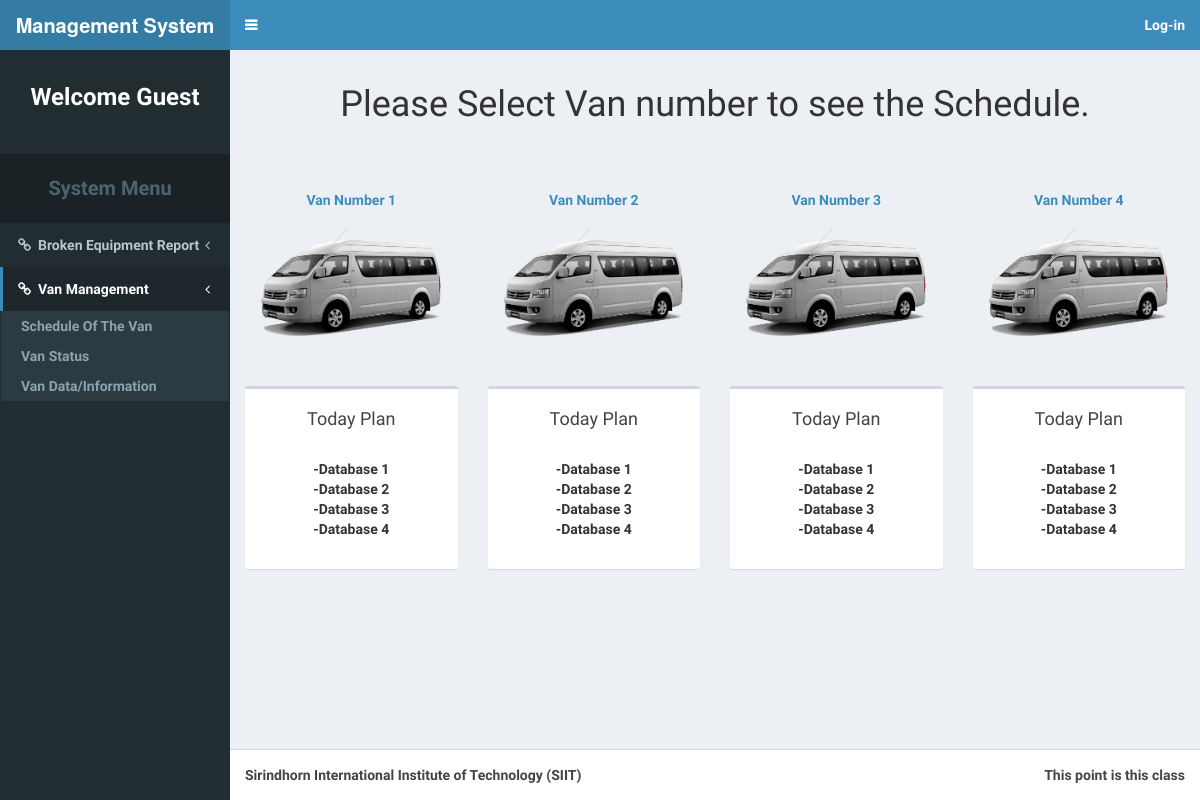
/vanindex.php, run on the app's committed database.
### tables this page shows
CREATE TABLE `van` (
  `van_no` int(11) NOT NULL AUTO_INCREMENT,
  `location` varchar(255) NOT NULL DEFAULT 'Rangsit',
  `status` varchar(255) NOT NULL DEFAULT 'Free',
  `driver_no` int(11) NOT NULL COMMENT 'driver_no = memer_no (membr table)',
  `current_location` varchar(255) NOT NULL DEFAULT 'Rangsit',
  `request_by` varchar(255) NOT NULL DEFAULT 'No requested',
  `van_license_plate` varchar(50) DEFAULT NULL,
  PRIMARY KEY (`van_no`)
);

### vanindex.php (the view, shortened to what this page needs)
<!DOCTYPE html>
<?php
require_once('connect.php');
?>
<html>
<head>
  <link rel="stylesheet" href="bootstrap/css/bootstrap.css">
  <link rel="stylesheet" href="https://cdnjs.cloudflare.com/ajax/libs/font-awesome/4.5.0/css/font-awesome.min.css">
  <link rel="stylesheet" href="https://cdnjs.cloudflare.com/ajax/libs/ionicons/2.0.1/css/ionicons.min.css">
  <link rel="stylesheet" href="dist/css/AdminLTE.css">
  <link rel="stylesheet" href="dist/css/skins/skin-blue.css">
</head>
<body class="hold-transition skin-blue sidebar-mini">
<div class="wrapper">
  <header class="main-header">
    <a href="/Senior_Project" class="logo">
      <span class="logo-lg"><b>Management System<b></span>
    </a>
    <nav class="navbar navbar-static-top" role="navigation">
      <a href="#" class="sidebar-toggle" data-toggle="offcanvas" role="button">
      </a>
      <div class="navbar-custom-menu">
        <ul class="nav navbar-nav">
          <?php
            if(isset($_SESSION['tier'])){
          ?>
          <li class="dropdown notifications-menu">
          <a href="#" class="dropdown-toggle" data-toggle="dropdown">
            <i class="fa fa-bell-o"></i>
            <span class="label label-warning">1</span>
          </a>
          <ul class="dropdown-menu">
            <li class="header">You 1 Work to do</li>
              <li>
                <ul class="menu">
                  <li>
                    <a href="#">
                      <i class="fa fa-users text-aqua"></i> The broken quip @SIIT
                    </a>
                  </li>
                </ul>
              </li>
              <li class="footer"><a href="#">View all</a></li>
            </ul>
          </li>
          <?php
            if($_SESSION['tier'] == 'Admin'){
          ?>
          <li class="dropdown user user-menu">
            <a href="#" class="dropdown-toggle" data-toggle="dropdown">
              <img src="dist/img/user2-160x160.gif" class="user-image" alt="User Image">
              <span class="hidden-xs">Name Surname</span>
            </a>
            <ul class="dropdown-menu">
              <li class="user-header">
                <img src="dist/img/user2-160x160.gif" class="img-circle" alt="User Image">
                <p>
                  Name Surname - Ground Division Member
                  <small>Member since Nov. 2012</small>
                </p>
              </li>
              <li class="user-body">
                <div class="row">
                  <div class="col-xs-4 text-center">
                    <a href="member.php?mode=0">History</a>
                  </div>
                  <div class="col-xs-4 text-center">
                    <a href="member.php?mode=1">Request</a>
                  </div>
                  <div class="col-xs-4 text-center">
                    <a href="member.php?mode=2">Confirm</a>
                  </div>
                </div>
              </li>
              <li class="user-footer">
                <div class="pull-left">
                  <form action="profile.php" method="post">
                    <input type="submit" class="btn btn-default btn-flat" value="Profile" />
                      <input type="hidden" name="full_name" value=<?php echo $_SESSION['fname']; ?> >
                      <input type="hidden" name="username" value=<?php echo $_SESSION['user_name']; ?> >
                      <input type="hidden" name="password" value=<?php echo $_SESSION['user_pass']; ?> >
                      <input type="hidden" name="email" value=<?php echo $_SESSION['e_mail']; ?> >
                      <input type="hidden" name="user_tier" value=<?php echo $_SESSION['tier']; ?> >
                  </form>
                </div>
                <div class="pull-right">
                  <a href="logout.php" class="btn btn-default btn-flat">Log Out</a>
                </div>
              </li>
            </ul>
          </li>
          <?php
            }
            else{
          ?>
          <li class="dropdown user user-menu">
            <a href="#" class="dropdown-toggle" data-toggle="dropdown">
              <img src="dist/img/user2-160x160.gif" class="user-image" alt="User Image">
              <span class="hidden-xs"><?php echo $_SESSION['fname']; ?></span>
            </a>
            <ul class="dropdown-menu">
              <li class="user-header">
                <img src="dist/img/user2-160x160.gif" class="img-circle" alt="User Image">
                <p>
                  <?php echo $_SESSION['fname']; ?> - SIIT Student
                  <small>Member since Nov. 2015</small>
                </p>
              </li>
              <li class="user-body">
                <div class="row">
                  <div class="col-xs-6 text-center">
                    <a href="member.php?mode=0">History</a>
                  </div>
                  <div class="col-xs-6 text-center">
                    <a href="member.php?mode=1">Request</a>
                  </div>
                </div>
              </li>
              <li class="user-footer">
                <div class="pull-left">
                  <form action="profile.php" method="post">
                    <input type="submit" class="btn btn-default btn-flat" value="Profile" />
                      <input type="hidden" name="full_name" value=<?php echo $_SESSION['fname']; ?> >
                      <input type="hidden" name="username" value=<?php echo $_SESSION['user_name']; ?> >
                      <input type="hidden" name="password" value=<?php echo $_SESSION['user_pass']; ?> >
                      <input type="hidden" name="email" value=<?php echo $_SESSION['e_mail']; ?> >
                      <input type="hidden" name="user_tier" value=<?php echo $_SESSION['tier']; ?> >
                  </form>
                </div>
                <div class="pull-right">
                  <a href="logout.php" class="btn btn-default btn-flat">Log Out</a>
                </div>
              </li>
            </ul>
          </li>
          <?php
            }
          ?>
          <?php
            }
            else{
          ?>
          <li><a href="login.php">Log-in</a></li>
          <?php
            }
          ?>
        </ul>
      </div>
    </nav>
  </header>
  <aside class="main-sidebar">
    <section class="sidebar">
      <div class="user-panel" style="margin-top:20px">
        <?php
          if(!isset($_SESSION['tier'])){
        ?>
        <center>
          <p><font color="white" size="5">Welcome Guest</font></p>
        </center>
        <?php
          }
        ?>
      </div>
      <ul class="sidebar-menu">
        <li class="header"
            style="margin-top:20px;padding-top:20px;padding-bottom:20px;font-size:20px"
        >
        <center>System Menu</center></li>
        <li class="treeview">
          <a href="#"><i class="fa fa-link"></i><span>Broken Equipment Report</span>
            <span class="pull-right-container">
              <i class="fa fa-angle-left pull-right"></i>
            </span>
          </a>
        </li>
        <li class="active treeview">
          <a href=""><i class="fa fa-link"></i><span>Van Management</span>
            <span class="pull-right-container">
              <i class="fa fa-angle-left pull-right"></i>
            </span>
          </a>
          <ul class="treeview-menu">
            <li><a href="vanindex.php?mode=0">Schedule Of The Van</a></li>
            <li><a href="vanindex.php?mode=1">Van Status</a></li>
            <li><a href="vanindex.php?mode=2">Van Data/Information</a></li>
          </ul>
        </li>
      </ul>
    </section>
  </aside>
  <div class="content-wrapper">
    <?php
      if($_GET['mode'] == 0){
     ?>
    <section class="content-header">
      <center>
        <h1>
          Please Select Van number to see the Schedule.
        </h1>
      </center>
    </section>
    <section class="content">
      <center>
        <div class="row" style="padding-top:40px">
          <?php
          $q = 'SELECT * FROM van;';
          $res = $db -> query($q);
          while($row = $res -> fetch_array()){
          ?>
          <div class="col-sm-3">
            <a href="vanSystem.php?mode=0&v=<?php echo $row['van_no']; ?>">
              Van Number <?php echo $row['van_no']; ?>
              <img src="resource/image/van.png" height="100%" width="100%" style="margin-top:10px;margin-bottom:40px" class="user-image" alt="User Image">
            </a>
            <div class="box" style="padding-bottom:30px;padding-left:30px;padding-right:30px">
            <div class="box-header">
              <h4 style="margin-bottom:20px">Today Plan</h4>
            </div>
            -Database 1<br>
            -Database 2<br>
            -Database 3<br>
            -Database 4
            </div>
          </div>
          <?php
    			}
          ?>
        </div>
      </center>
    </section>
    <?php
      }
     ?>
  </div>
  <footer class="main-footer">
    <div class="pull-right hidden-xs">
      This point is this class
    </div>
    <strong>Sirindhorn International Institute of Technology (SIIT)</strong>
  </footer>
</div>
</body>
</html>

### data on the page
van: van_no "1"
van: van_no "2"
van: van_no "3"
van: van_no "4"
